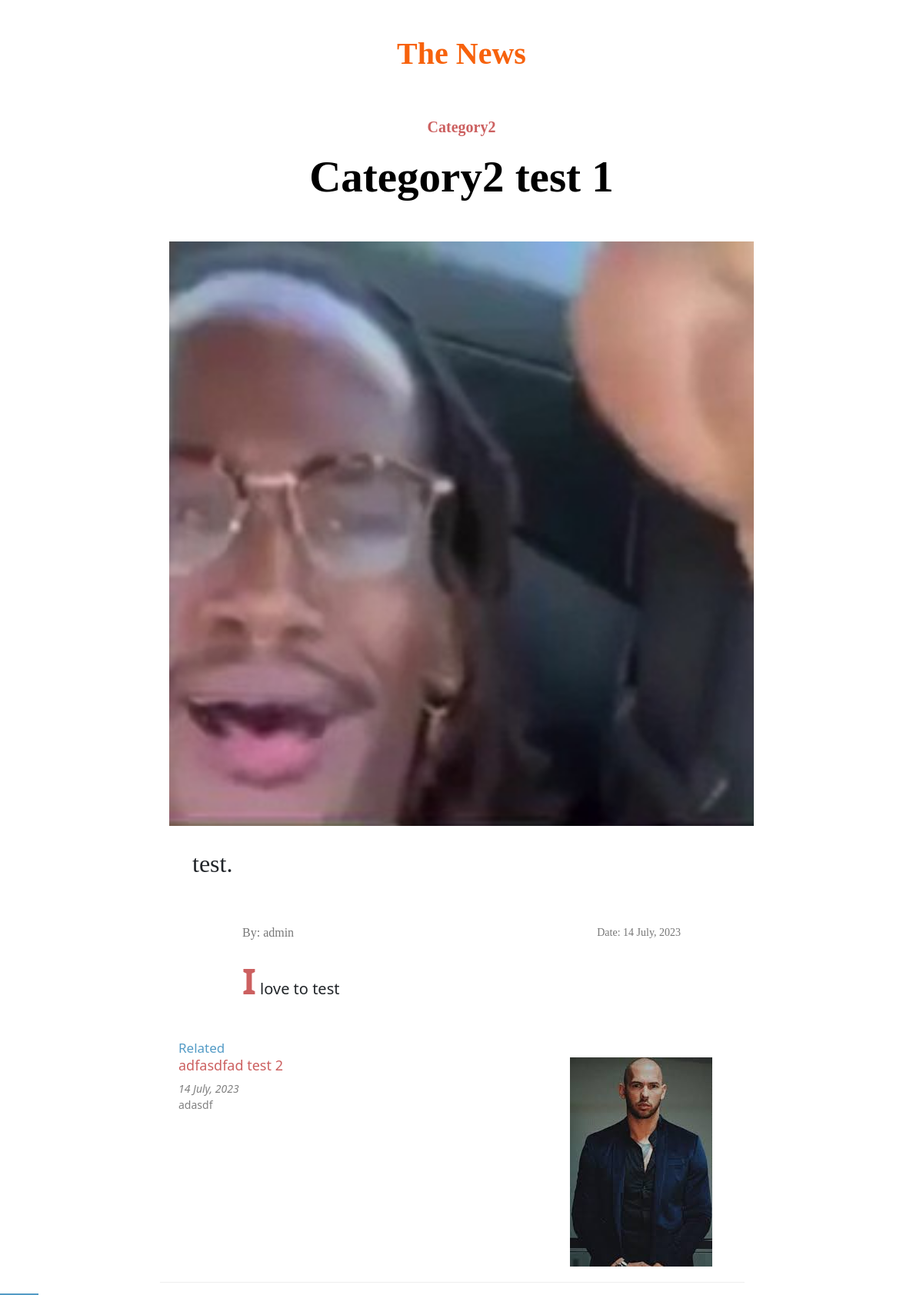
The app's page /post_details/2/, older data.
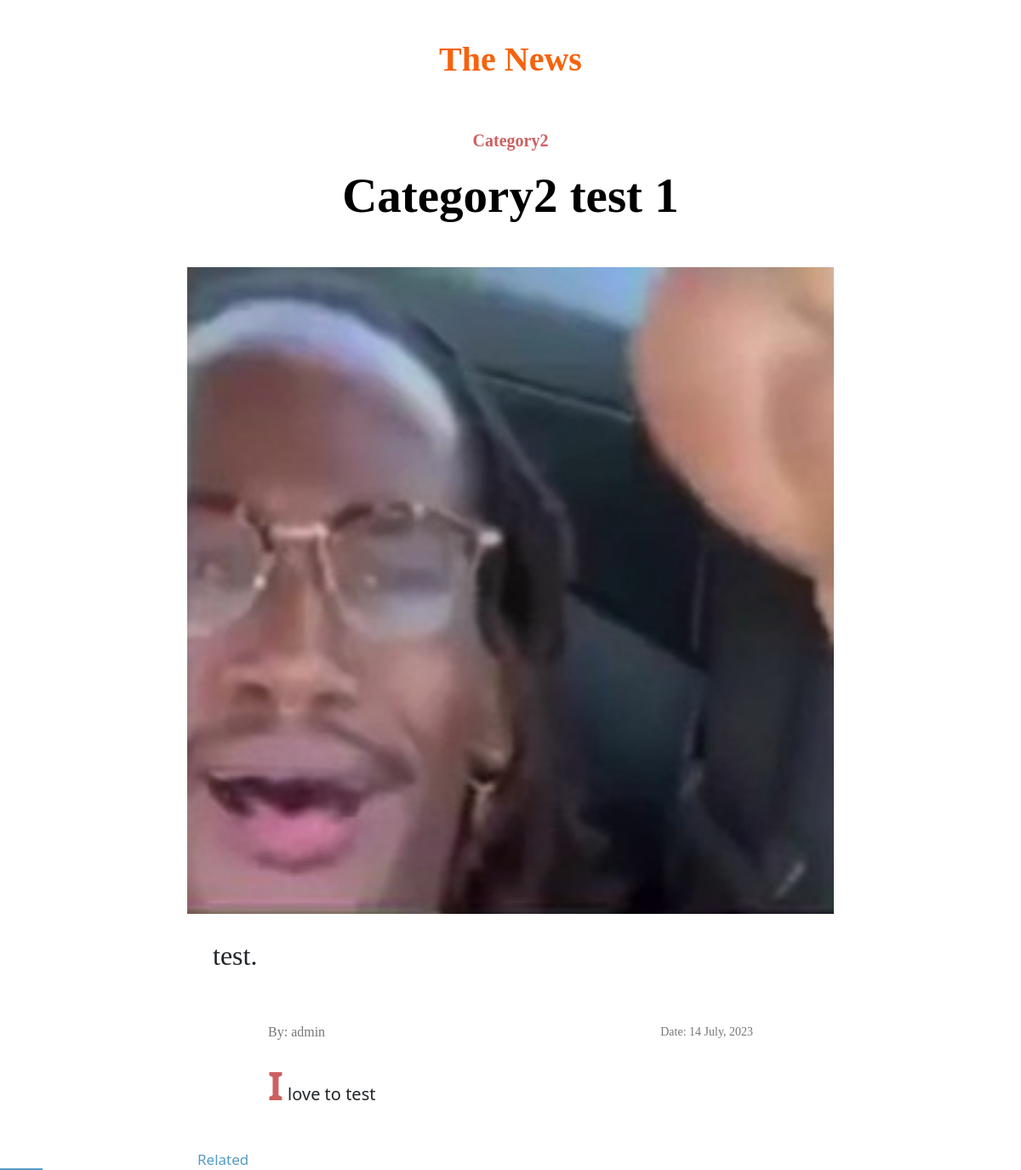
The same page, newer data.
### news/models.py (models this page shows, shortened)
class Post_Category(models.Model):
    title = models.CharField(max_length=200)
    class Meta:
        verbose_name_plural = 'Post_Category'

class Post(models.Model):
    user = models.ForeignKey(User, on_delete=models.CASCADE)
    category = models.ForeignKey(
        Post_Category, on_delete=models.CASCADE)
    if_trending = models.BooleanField(default=False)
    title = models.CharField(max_length=300)
    image = models.ImageField(upload_to='media/')
    introduction = models.TextField(validators=[validate_introduction])
    details = models.TextField()
    admin_evaluation = models.BooleanField(default=False)
    class Meta:
        verbose_name_plural = 'Post'

class User(AbstractUser):
    if_journalist = models.BooleanField(default=False)

class ApprovedPost(models.Model):
    post = models.OneToOneField(
        Post, on_delete=models.CASCADE, null=True)
    time_posted = models.DateTimeField(auto_now_add=True)

### news/views.py (the view)
# urls.py: path('post_details/<int:post_id>/', views.Post_details, name='post_details'),
def Post_details(request, post_id):
    post = get_object_or_404(Post, id=post_id)
    related_content = Post.objects.filter(
        category=post.category,
        approvedpost__isnull=False
    ).exclude(id=post.id).order_by('?')[:3]
    details_html = markdown_to_html(post.details)
    try:
        approved_post1 = ApprovedPost.objects.get(post_id=post_id)
        time_posted = approved_post1.time_posted
    except ObjectDoesNotExist:
        time_posted = "N/A"
    context = {
        'author': post.user.username,
        'post_id': post_id,
        'time_posted': time_posted,
        'category': post.category.title,
        'title': post.title,
        'image': post.image.url,
        'introduction': post.introduction,
        'details': details_html,
        'related_content': related_content,
    }
    if request.method == 'POST' and post.user == request.user:
        deleted_title = post.title
        deleted_category = post.category.title
        post.delete()
        success_message = f'Your article titled "{deleted_title}" in the category "{deleted_category}" has been deleted successfully.'
        return render(request, 'news/success.html', {'message': success_message})
    return render(request, 'news/post_details.html', context)

### news/views.py (called while the page is built)
def markdown_to_html(markdown_text):
    html = markdown.markdown(markdown_text)
    html = re.sub(
        r'^(.*?<p>)(.)(.*)',
        r'\1<span class="first-letter">\2</span>\3',
        html,
        count=1,
        flags=re.DOTALL
    )
    return html

### news/templates/news/post_details.html (shortened to what this page needs)
{% load static %}
<html lang="en">
	<head>
		<link rel="stylesheet" href="{% static 'article.css' %}" />
		<link
			rel="stylesheet"
			href="https://cdnjs.cloudflare.com/ajax/libs/font-awesome/5.15.3/css/all.min.css"
		/>
		<link
			rel="stylesheet"
			href="https://cdnjs.cloudflare.com/ajax/libs/font-awesome/6.0.0-beta3/css/all.min.css"
		/>
		<link rel="stylesheet" href="{% static 'bootstrap.min.css' %}" />
	</head>
	<body>
		<header>
			<div class="header-container">
				<a class="logo" href="{% url 'news:index' %}">The News</a>
			</div>
			<div class="article-titles-wrap">
				<div class="article-category">
					<p class="category">{{ category }}</p>
				</div>
				<h2 class="article-title">{{ title }}</h2>
			</div>
		</header>
		<main>
			<article>
				<img width="1200" height="800" src="{{ image }}" alt="Article Image" />
				<div class="article-introduction">
					<h2 class="article-subtitle">{{ introduction }}</h2>
				</div>
				<div class="article-content">
					<div class="meta">
						<p class="author">By: {{ author }}</p>
						{% if time_posted %}
						<p class="date">Date: {{ time_posted|date:"d F, Y" }}</p>
						{% else %}
						<p class="date">Date: N/A</p>
						{% endif %}
					</div>
					<div id="post-details">{{ details|safe }}</div>
				</div>
			</article>
			<div class="container section mt-4">
				<div class="section-title">
					<span>Related</span>
				</div>
				<div class="row">
					{% for related_post in related_content %}
					<div class="row mb-3 bb-1 pt-0">
						<div class="col-md-8 col-lg-8 col-sm-12 col-xs-12">
							<div class="row">
								<div class="col-12 related-post">
									<h5 class="related-post-title">
										<a
											href="{% url 'news:post_details' post_id=related_post.id %}"
										>
											{{ related_post.title }}
										</a>
									</h5>
									<small class="related-post-date"
										>{{ time_posted|date:"d F, Y" }}</small
									>
									<p class="related-post-summary">
										{{ related_post.introduction }}
									</p>
								</div>
							</div>
						</div>
						<div
							class="col-md-4 col-lg-4 col-sm-12 col-xs-12 d-flex justify-content-end"
						>
							<img class="thumb ml-2" src="{{ related_post.image.url }}" />
						</div>
					</div>
					{% endfor %}
				</div>
			</div>
		</main>
	</body>
</html>

### news/static/article.css (style rules this page uses)
a { color: #cc6060; text-decoration: none !important; }
body { font-family: Nocturno; margin: 0; padding: 0; }
p { font-size: 20px; }
header { background-color: #fff; text-align: center; padding: 20px; }
.header-container { margin-bottom: 30px; margin-top: 20px; text-align: center; }
.logo { font-size: 40px; font-family: "GT America Standard Regular"; font-weight: bold; text-align: center; margin: 0; color: #f7620c !important; text-decoration: none; }
.article-titles-wrap { padding: 20px; }
.article-titles-wrap h2 { font-size: 57px; font-family: "GT America Standard Bold"; font-weight: bold; color: #000; }
.category { font-family: "GT America Standard Regular"; font-weight: bold; color: #cc6060; }
.article-title { margin-top: 0; margin-bottom: 0; padding-bottom: 10px; }
.article-introduction { display: -webkit-box; display: -webkit-flex; display: -ms-flexbox; display: flex; -webkit-box-pack: justify; -webkit-justify-content: space-between; -ms-flex-pack: justify; justify-content: space-between; -webkit-box-align: start; -webkit-align-items: flex-start; -ms-flex-align: start; align-items: flex-start; margin-bottom: 20px; text-align: center; font-family: "GT America Standard Regular"; font-weight: bold; }
.article-subtitle { padding: 30px; }
main { max-width: 800px; margin: 0 auto; padding: 0 20px; }
article { margin-bottom: 40px; }
.section-title span { font-weight: 400; font-size: 17px; color: #519ac5fc; margin-bottom: 20px; }
.section-title span:after { content: ""; position: absolute; background: #519ac5fc; width: 50px; height: 2px; left: 0; bottom: 0; }
img { max-width: 100%; height: auto; display: block; margin: 0 auto; }
.article-content { max-width: 75%; margin: 0 auto; }
.first-letter { font-size: 2.3em !important; font-weight: bold !important; color: #cc6060 !important; }
.meta { display: flex; justify-content: space-between; align-items: center; margin-top: 20px; }
.author { font-family: "Nocturno Display", serif; font-size: 16px; color: #777; }
.date { font-family: "Nocturno Display", serif; font-size: 14px; color: #777; }

Row changes from the older to the newer data that the page shows:
removed Post: title "adfasdfad test 2", {{ time_posted|date:"d F, Y" }} "14 July, 2023", introduction "adasdf", image (picture)
